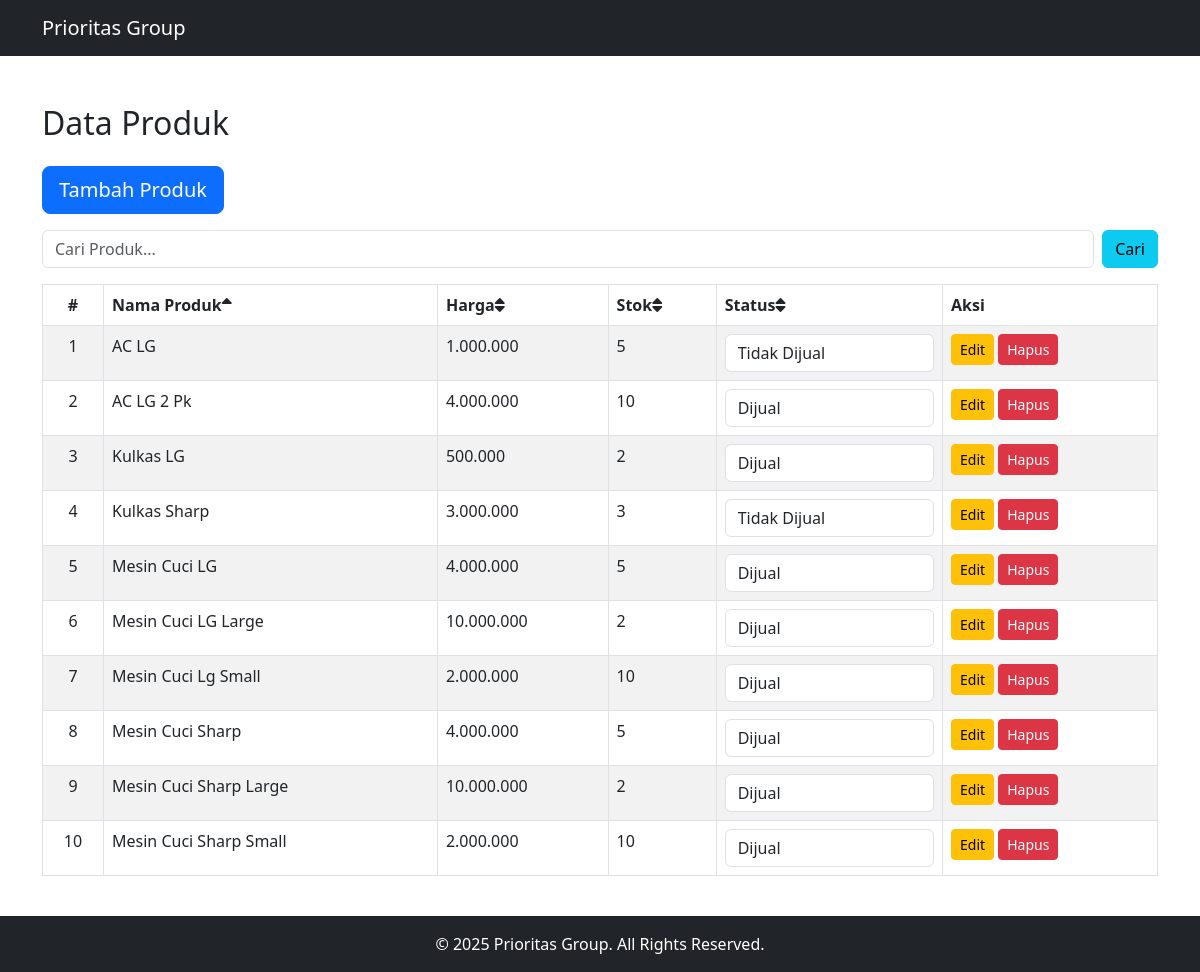
/product?sort_by=name&order=asc, run on the app's committed database.
### tables this page shows
CREATE TABLE `products` (
  `id` int NOT NULL,
  `name` varchar(255) NOT NULL,
  `price` decimal(10,2) NOT NULL,
  `stock` int NOT NULL,
  `is_sell` tinyint(1) NOT NULL DEFAULT '1',
  `created_at` timestamp NULL DEFAULT CURRENT_TIMESTAMP,
  `updated_at` timestamp NULL DEFAULT CURRENT_TIMESTAMP ON UPDATE CURRENT_TIMESTAMP
);

### application/controllers/Product.php (called while the page is built, shortened)
<?php
class Product extends CI_Controller {
    public function __construct() {
        $this->load->model('Product_model');
        $this->load->database();
        $this->load->helper('url');
        $this->load->library('session');
        $this->load->library('form_validation');
    }
    public function index() {
        $search = $this->input->get('search');
        $sort_by = $this->input->get('sort_by', TRUE);
        $order = $this->input->get('order', TRUE) ?: 'asc';
        if ($sort_by) {
            $this->db->order_by($sort_by, $order);
        }
        $products = $this->db->get('products')->result_array();
        $data['products'] = $products;
        $data['search'] = $search;
        $data['sort_by'] = $sort_by;
        $data['order'] = $order;
        $this->load->view('product_list', $data);
    }
}

### index.php (called while the page is built, shortened)
<?php
require_once BASEPATH.'core/CodeIgniter.php';

### application/views/product_list.php (the view, shortened to what this page needs)
<?php
    include('layout/header.php');
?>
<h2 class="my-4">Data Produk</h2>
<a href="<?= base_url('product/add'); ?>" class="btn btn-primary mb-3 btn-lg">Tambah Produk</a>
<form method="GET" action="<?= base_url('product'); ?>" class="d-flex mb-3">
    <input type="text" name="search" class="form-control me-2" placeholder="Cari Produk..." value="<?= isset($search) ? $search : ''; ?>" aria-label="Search for products">
    <button type="submit" class="btn btn-info">Cari</button>
</form>
<div class="table-responsive">
    <table id="productTable" class="table table-striped table-bordered">
        <thead>
            <tr>
                <th class="text-center">#</th>
                <th class="<?= ($sort_by == 'name') ? ($order == 'asc' ? 'asc' : 'desc') : 'default'; ?>">
                    <a href="<?= base_url('product?sort_by=name&order=' . ($sort_by == 'name' && $order == 'asc' ? 'desc' : 'asc')) ?>" class="d-flex align-items-center">
                        Nama Produk
                        <?php if ($sort_by == 'name') : ?>
                            <?php if ($order == 'asc') : ?>
                                <i class="fa-solid fa-sort-up"></i>
                            <?php else : ?>
                                <i class="fa-solid fa-sort-down"></i>
                            <?php endif; ?>
                        <?php else : ?>
                            <i class="fa-solid fa-sort"></i>
                        <?php endif; ?>
                    </a>
                </th>
                <th class="<?= ($sort_by == 'price') ? ($order == 'asc' ? 'asc' : 'desc') : 'default'; ?>">
                    <a href="<?= base_url('product?sort_by=price&order=' . ($sort_by == 'price' && $order == 'asc' ? 'desc' : 'asc')) ?>" class="d-flex align-items-center">
                        Harga
                        <?php if ($sort_by == 'price') : ?>
                            <?php if ($order == 'asc') : ?>
                                <i class="fa-solid fa-sort-up"></i>
                            <?php else : ?>
                                <i class="fa-solid fa-sort-down"></i>
                            <?php endif; ?>
                        <?php else : ?>
                            <i class="fa-solid fa-sort"></i>
                        <?php endif; ?>
                    </a>
                </th>
                <th class="<?= ($sort_by == 'stock') ? ($order == 'asc' ? 'asc' : 'desc') : 'default'; ?>">
                    <a href="<?= base_url('product?sort_by=stock&order=' . ($sort_by == 'stock' && $order == 'asc' ? 'desc' : 'asc')) ?>" class="d-flex align-items-center">
                        Stok
                        <?php if ($sort_by == 'stock') : ?>
                            <?php if ($order == 'asc') : ?>
                                <i class="fa-solid fa-sort-up"></i>
                            <?php else : ?>
                                <i class="fa-solid fa-sort-down"></i>
                            <?php endif; ?>
                        <?php else : ?>
                            <i class="fa-solid fa-sort"></i>
                        <?php endif; ?>
                    </a>
                </th>
                <th class="<?= ($sort_by == 'is_sell') ? ($order == 'asc' ? 'asc' : 'desc') : 'default'; ?>">
                    <a href="<?= base_url('product?sort_by=is_sell&order=' . ($sort_by == 'is_sell' && $order == 'asc' ? 'desc' : 'asc')) ?>" class="d-flex align-items-center">
                        Status
                        <?php if ($sort_by == 'is_sell') : ?>
                            <?php if ($order == 'asc') : ?>
                                <i class="fa-solid fa-sort-up"></i>
                            <?php else : ?>
                                <i class="fa-solid fa-sort-down"></i>
                            <?php endif; ?>
                        <?php else : ?>
                            <i class="fa-solid fa-sort"></i>
                        <?php endif; ?>
                    </a>
                </th>
                <th>Aksi</th>
            </tr>
        </thead>
        <tbody>
            <?php $start = $this->uri->segment(3, 0) + 1; ?>
            <?php foreach ($products as $product) : ?>
                <tr>
                    <td class="text-center"><?= $start++; ?></td>
                    <td><?= $product['name']; ?></td>
                    <td><?= number_format($product['price'], 0, ',', '.'); ?></td>
                    <td><?= $product['stock']; ?></td>
                    <td>
                        <select class="form-control status-dropdown" data-id="<?= $product['id']; ?>">
                            <option value="1" <?= $product['is_sell'] == 1 ? 'selected' : ''; ?>>Dijual</option>
                            <option value="0" <?= $product['is_sell'] == 0 ? 'selected' : ''; ?>>Tidak Dijual</option>
                        </select>
                    </td>
                    <td>
                        <a href="<?= base_url('product/edit/' . $product['id']); ?>" class="btn btn-warning btn-sm">Edit</a>
                        <button class="btn btn-danger btn-sm delete-product" data-id="<?= $product['id']; ?>">Hapus</button>
                    </td>
                </tr>
            <?php endforeach; ?>
        </tbody>
    </table>
</div>
<?php include('layout/footer.php'); ?>

### assets/css/style.css (style rules this page uses)
th a { text-decoration: none; color: inherit; }
th.default::after { content: ""; }
th.asc::after { content: ""; }

### data on the page
products: name "AC LG", price "1.000.000", stock "5", is_sell+id "Tidak Dijual"
products: name "AC LG 2 Pk", price "4.000.000", stock "10", is_sell+id "Dijual"
products: name "Kulkas LG", price "500.000", stock "2", is_sell+id "Dijual"
products: name "Kulkas Sharp", price "3.000.000", stock "3", is_sell+id "Tidak Dijual"
products: name "Mesin Cuci LG", price "4.000.000", stock "5", is_sell+id "Dijual"
products: name "Mesin Cuci LG Large", price "10.000.000", stock "2", is_sell+id "Dijual"
products: name "Mesin Cuci Lg Small", price "2.000.000", stock "10", is_sell+id "Dijual"
products: name "Mesin Cuci Sharp", price "4.000.000", stock "5", is_sell+id "Dijual"
products: name "Mesin Cuci Sharp Large", price "10.000.000", stock "2", is_sell+id "Dijual"
products: name "Mesin Cuci Sharp Small", price "2.000.000", stock "10", is_sell+id "Dijual"
